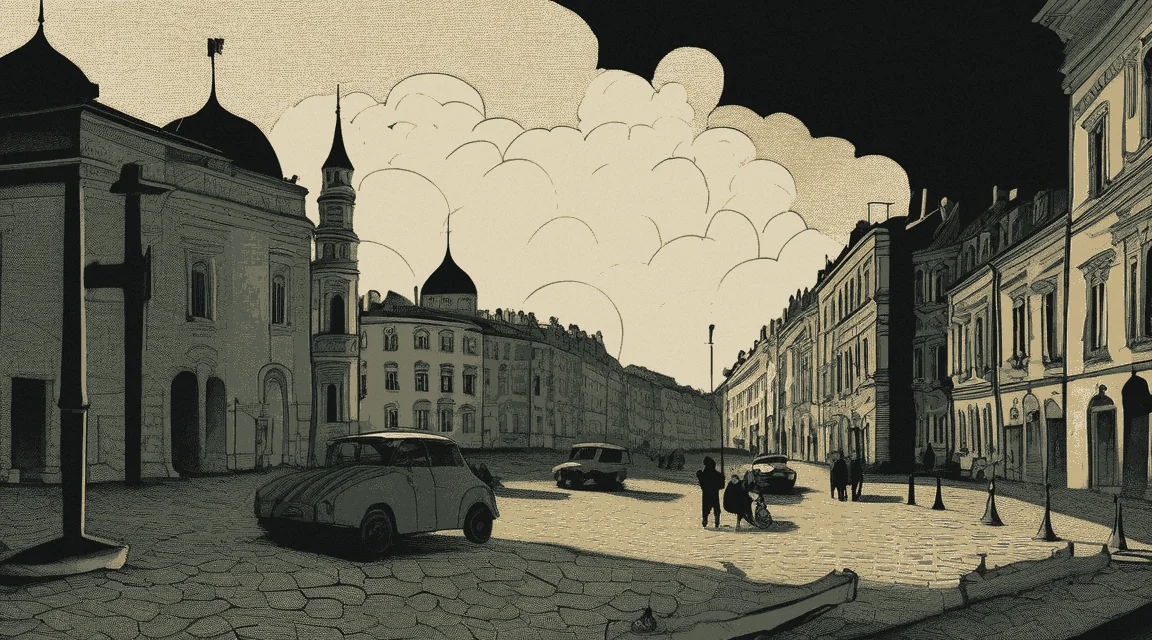
#> input picture assets/visual/events/capital-night.webp, 1152 x 640 px; its folder holds only this picture in this run
$ python make_contact_sheet.py
#> lines starting #> are read from the running program, lines starting #| are printed output that depends on the picture
from pathlib import Path
from PIL import Image, ImageDraw
ROOT = Path(__file__).resolve().parents[2]
paths = sorted((ROOT/'assets/visual/events').glob('*.webp'))
w,h,label,cols = 480,267,34,3
rows=(len(paths)+cols-1)//cols
sheet=Image.new('RGB',(w*cols,(h+label)*rows),(24,27,24))
d=ImageDraw.Draw(sheet)
for i,p in enumerate(paths):
    x=(i%cols)*w;y=(i//cols)*(h+label)
    im=Image.open(p).convert('RGB').resize((w,h),Image.Resampling.LANCZOS)
    sheet.paste(im,(x,y));d.text((x+10,y+h+9),p.stem,fill=(211,191,143))
#> after `sheet.paste(im, (x, y))`:
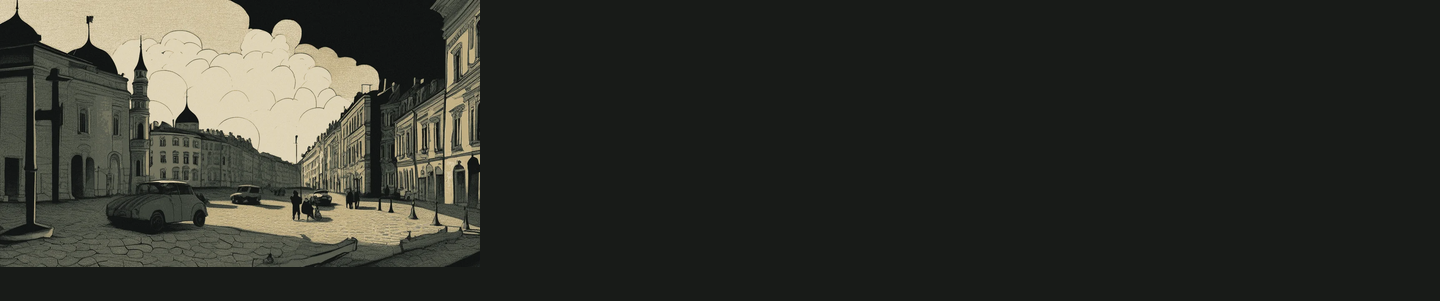
#> sheet: PIL image 1440x301 RGB; mean R, G, B 48.7, 50.1, 43
out=Path(__file__).resolve().parent/'contact-sheet.jpg'
sheet.save(out,'JPEG',quality=90)
print(out)

$ run again, on assets/visual/events/seventh-night.webp
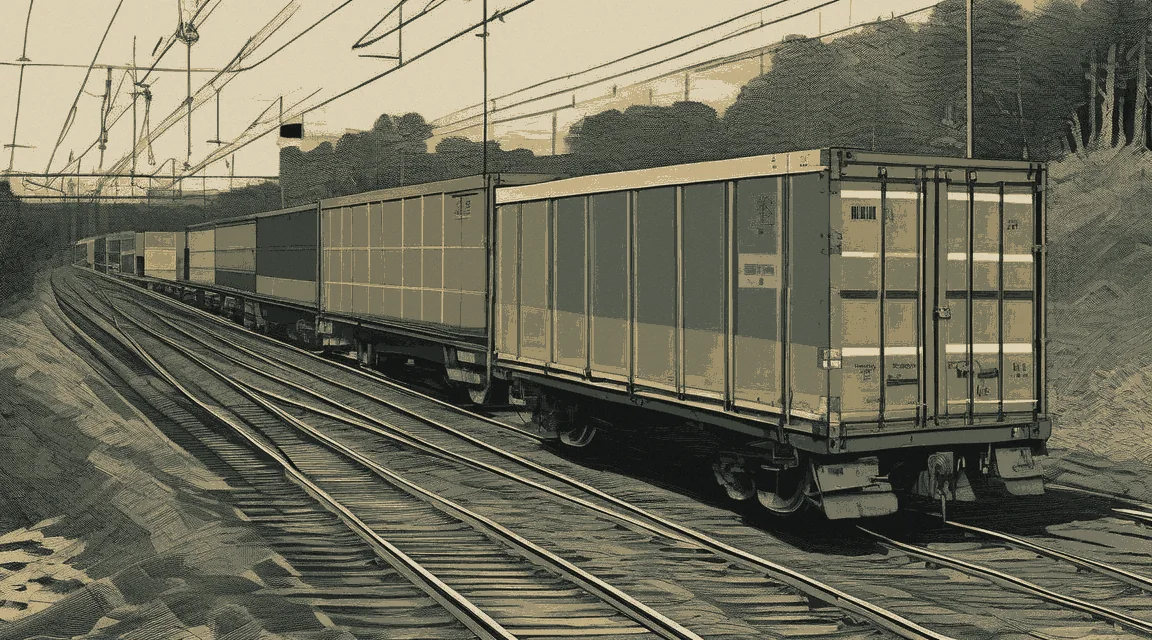
#> input picture assets/visual/events/seventh-night.webp, 1152 x 640 px
#> `im=Image.open(p).convert('RGB').resize((w,h),Image.Resampling.LANCZOS)`:
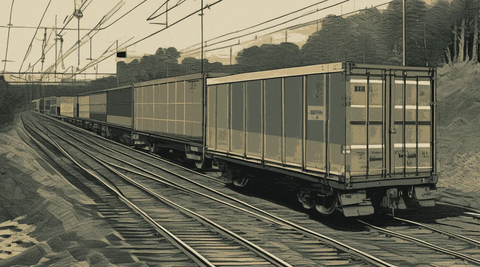
#> im: PIL image 480x267 RGB; mean R, G, B 110.5, 108.6, 90.5
#> `sheet.paste(im, (x, y))`:
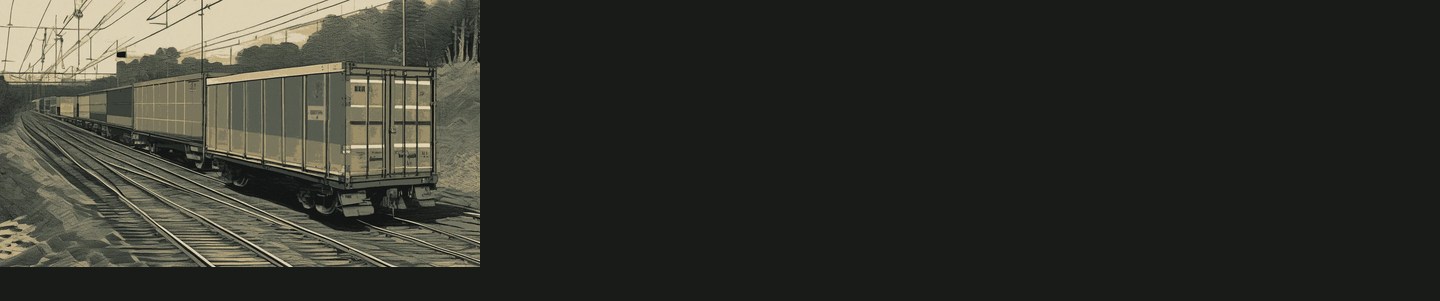
#> sheet: PIL image 1440x301 RGB; mean R, G, B 49.6, 51.1, 43.6

$ run again, on assets/visual/events/two-fronts.webp
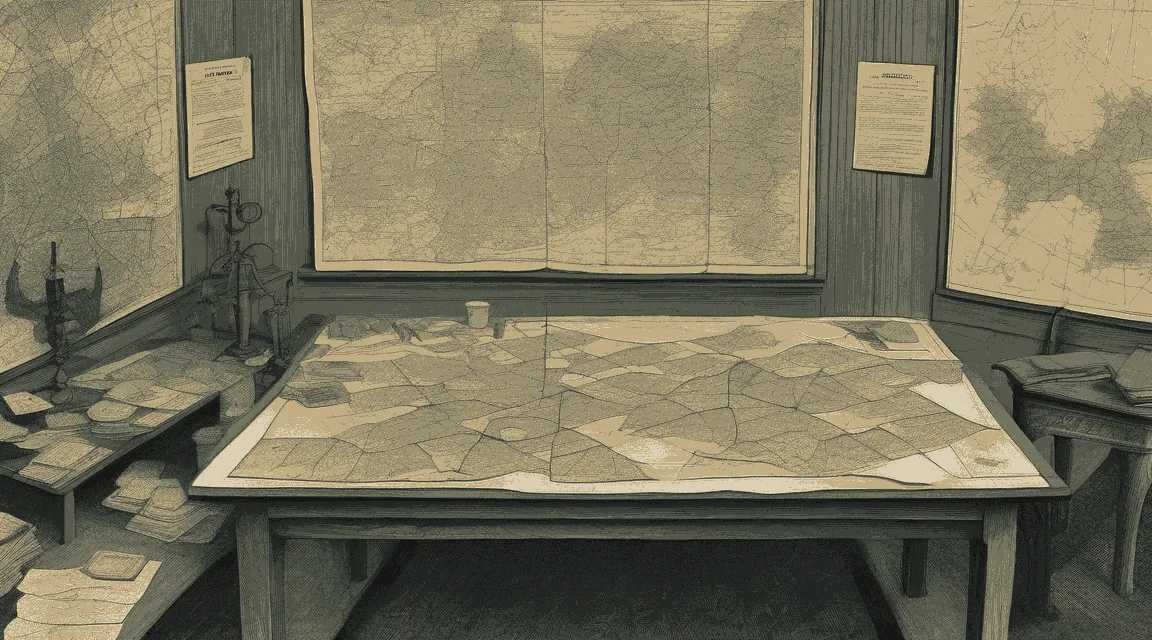
#> input picture assets/visual/events/two-fronts.webp, 1152 x 640 px
#> `sheet.paste(im, (x, y))`:
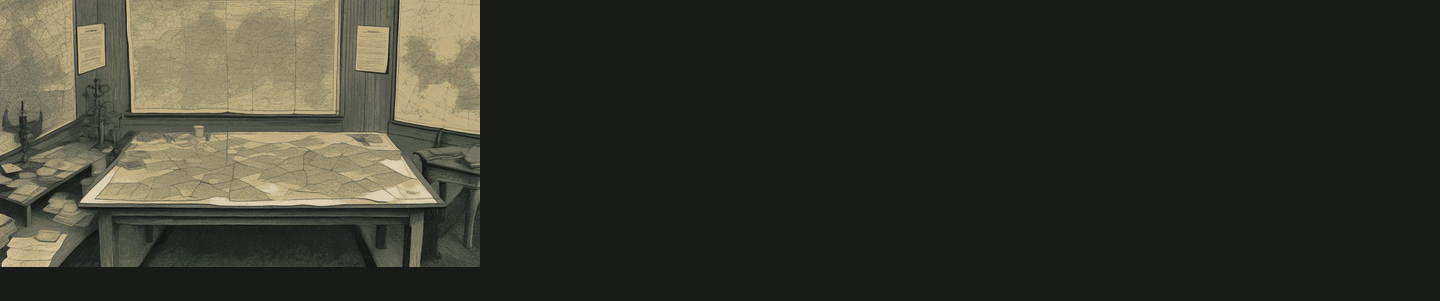
#> sheet: PIL image 1440x301 RGB; mean R, G, B 52.9, 53.4, 44.3

$ run again, on assets/visual/events/diplomacy.webp
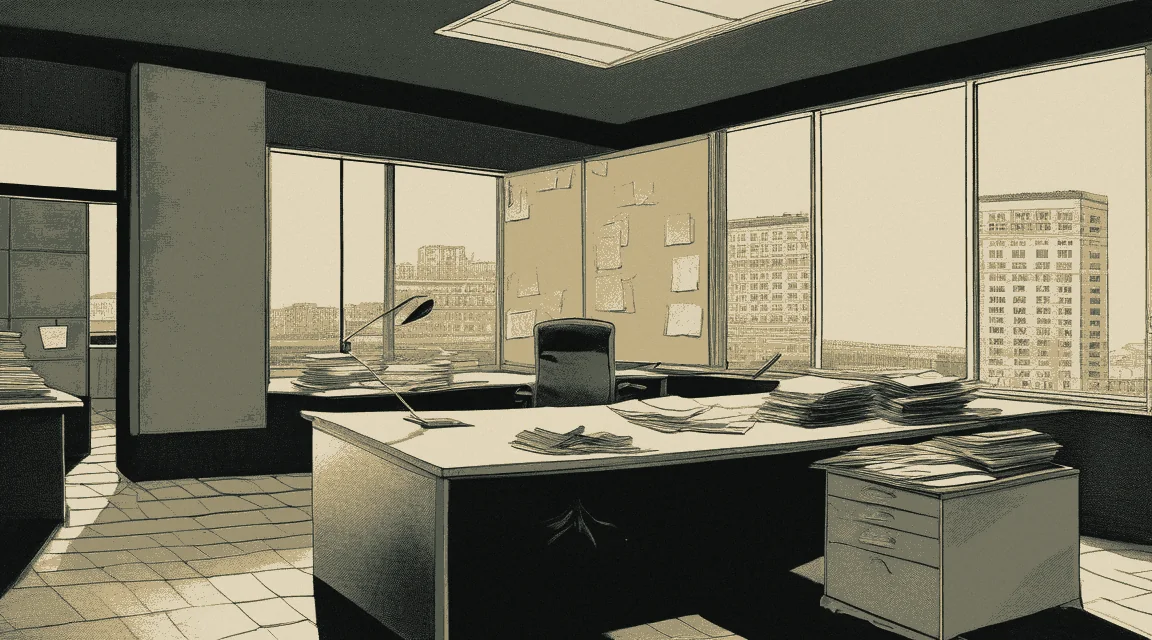
#> input picture assets/visual/events/diplomacy.webp, 1152 x 640 px
#> `im=Image.open(p).convert('RGB').resize((w,h),Image.Resampling.LANCZOS)`:
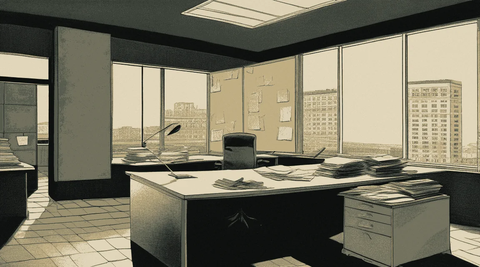
#> im: PIL image 480x267 RGB; mean R, G, B 121.1, 117, 97.9
#> `sheet.paste(im, (x, y))`:
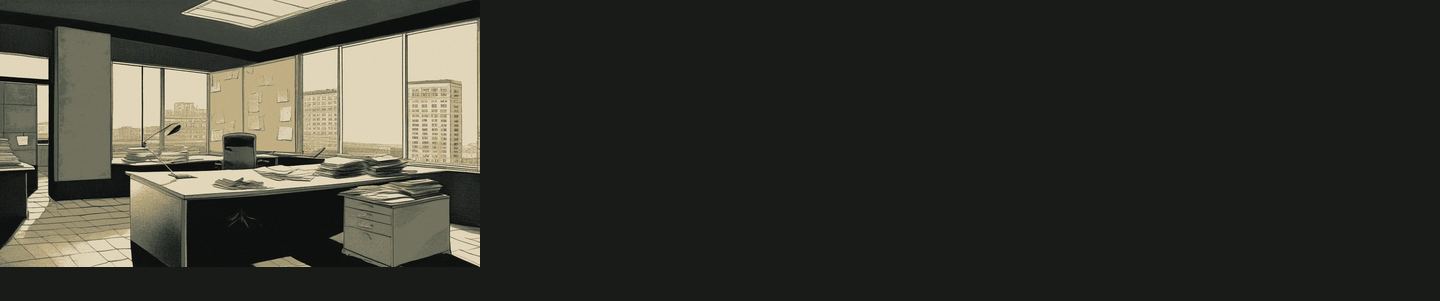
#> sheet: PIL image 1440x301 RGB; mean R, G, B 52.7, 53.6, 45.9
